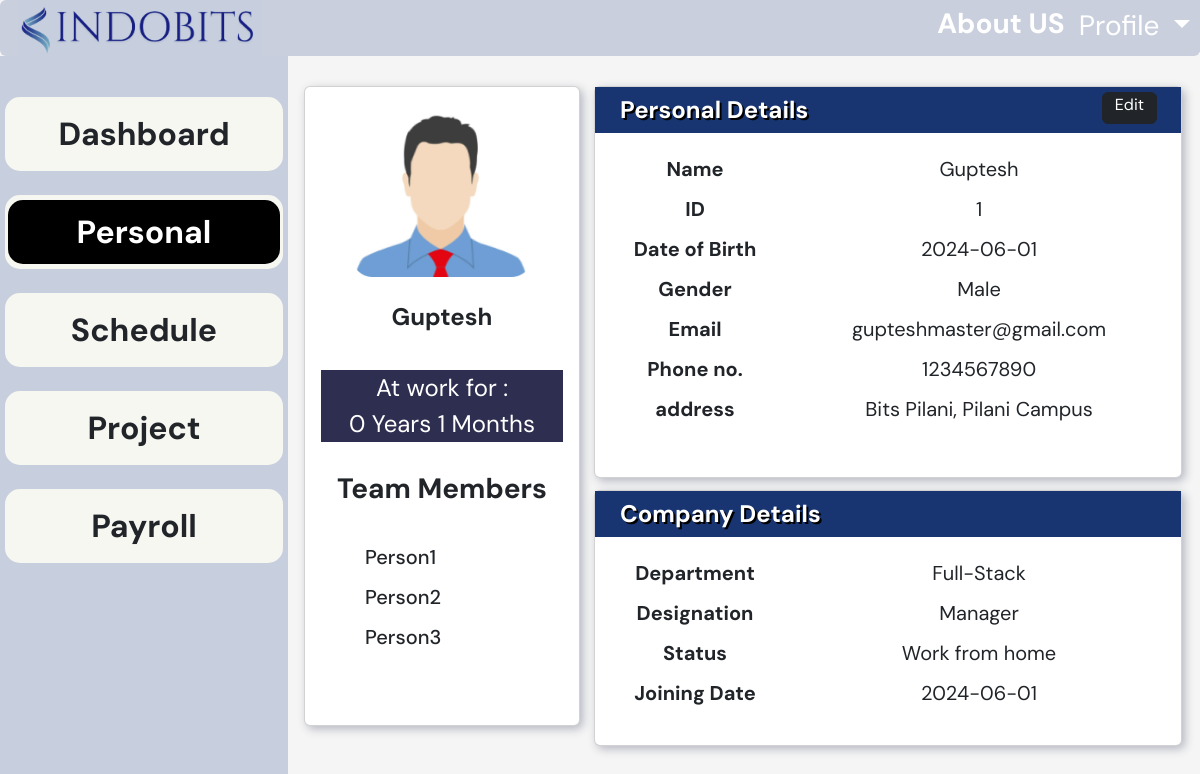
/Personal.php (signed in), run on the app's committed database.
### tables this page shows
CREATE TABLE `emp_depart` (
  `employee_id` int(11) NOT NULL,
  `department_id` int(11) NOT NULL,
  `designation` varchar(45) NOT NULL,
  `joining_date` date NOT NULL,
  `base_salary` int(11) NOT NULL
);

CREATE TABLE `employee` (
  `name` varchar(455) NOT NULL,
  `employee_id` int(11) NOT NULL,
  `login_id` varchar(45) NOT NULL,
  `password` varchar(45) NOT NULL,
  `dob` date NOT NULL,
  `gender` varchar(10) NOT NULL,
  `photo` varchar(45) NOT NULL,
  `phone_number` int(10) NOT NULL,
  `address` varchar(225) NOT NULL,
  `department_id` int(11) NOT NULL,
  `work_status` varchar(40) NOT NULL,
  `bank_name` varchar(45) NOT NULL,
  `account_number` int(16) NOT NULL,
  `ifsc_code` varchar(11) NOT NULL,
  `if_employee` tinyint(1) NOT NULL
);

CREATE TABLE `department` (
  `department_id` int(11) NOT NULL,
  `department_name` varchar(45) NOT NULL,
  `budget` int(10) NOT NULL,
  `manager` int(11) NOT NULL
);

### Personal.php (the view, shortened to what this page needs)
<?php session_start();
require_once('connection.php');
if (isset($_SESSION['employee_id'])) {
 ?>
<!DOCTYPE html>
<html>
<body>
<link rel="stylesheet" type="text/css" href="_CSS/bootstrap.css">
<link rel="stylesheet" type="text/css" href="CSS/styles.css?v=1.1">
<div>
	<div class="upperbar">
<?php require_once('Common/upperbar.php') ?>
	</div>
<div>
	<div class="left-sidebar">
<?php require_once('Common/left-sidebar.php') ?>
	</div>
<div class="mainscreen">
<br>
<div class="container text-center">
<div class="row">
<div class="col"><div class="col">
 <div class="card"id ="card1"  style="height: 80vh;">
 			<img class="card-img-top" src="Photo/image 5.png" alt="Card image cap">
	<div class="card-body">
		<?php
			$stat = "SELECT name, joining_date from employee join emp_depart on emp_depart.employee_id = employee.employee_id where employee.employee_id = ".$_SESSION['employee_id'];
			$quer = mysqli_query($conn, $stat);
			$res = mysqli_fetch_object($quer);
			$dt = date_create($res->joining_date);
		 ?>
				<h4 class="fw-bolder"><?php echo $res->name; ?></h4>
				<br>
				<span class="title">At work for : <br><?php  $diff = date_diff(date_create(date('Y-m-d')),$dt); echo $diff->format("%y Years %m Months"); ?></span>
				<br>
				<h3>Team Members<h3>
				<ul class="list-group" id="projectlist">
					<br>
			<li class="list-group-item">Person1</li>
			<li class="list-group-item">Person2</li>
			<li class="list-group-item">Person3</li>
		</ul>
	</div>
</div></div></div>
<div class="col">
	<div class="row">
	 <div class="card" id="card2" style="height: 49vh;">
	 	<span class="personalhead" id="personalhead2">	Personal Details
	 	<button type="submit" name="edit" style="position: absolute;
    right: 2vw;
    height: 4vh;
    padding-top: 0;"class="btn btn-dark" data-toggle="modal" data-target="#Modal2">Edit</button>
	 	</span>
	 	<div class="card-body">
				<?php
				$stat = "SELECT name, employee_id, dob, gender, login_id, phone_number, address from employee  where employee_id = ".$_SESSION['employee_id'];
				$quer = mysqli_query($conn, $stat);
				$res = mysqli_fetch_object($quer);
				$rows=array("Name"=>$res->name,"ID"=>$res->employee_id,"Date of Birth"=>$res->dob,"Gender"=>$res->gender,"Email"=>$res->login_id,"Phone no."=>$res->phone_number,"address"=>$res->address);
				?>
					<table style="width: 100%;">
				<?php
				foreach ($rows as $key => $value): ?>
					  <tr id="<?= $key ?>">
					    <th><?= $key ?></th>
					    <td><?= $value ?></td>
					  </tr>
					  <?php endforeach; ?>
					</table>
		</div>
	</div></div>
	<div class="row">
	 <div class="card" id="card2" style="height: 32vh;">
		<span class="personalhead" id="personalhead3"> Company Details </span>
	 	<div class="card-body">
				<?php
				$stat = "SELECT department_name, joining_date, designation, work_status from employee join emp_depart on emp_depart.department_id = employee.department_id join department on department.department_id = employee.department_id where employee.employee_id = ".$_SESSION['employee_id'];
				$quer = mysqli_query($conn, $stat);
				$row = mysqli_fetch_object($quer);
				$rows=array("Department"=>$row->department_name,"Designation"=>$row->designation,"Status"=>$row->work_status,"Joining Date"=>$row->joining_date);
				?>
					<table style="width: 100%;">
				<?php
				foreach ($rows as $key => $value): ?>
					  <tr id="<?= $key ?>">
					    <th><?= $key ?></th>
					    <td><?= $value ?></td>
					  </tr>
					  <?php endforeach; ?>
					</table>
		</div>
	</div>
</div>
</div>
</div>
</div>
</div>
</body>
</html>
<?php }
else{
	header('location:index.php');
}
?>

### Common/upperbar.php (shortened to what this page needs)
<ul id="up" class="list-group">
	<img id="logo" src="Photo/indo.png" alt="INDOBITS" style="float: left;">
	<li>About US</a></li>
<li>
	<div class="dropdown">
  <button class="btn btn-secondary dropdown-toggle" type="button" id="dropdownMenuButton1" data-bs-toggle="dropdown" aria-expanded="false"><span class="caret"></span>
   Profile
  </button>
</div></li>
</ul>

### Common/left-sidebar.php
<ul class="list-group" id = "side" >
	 <li class="iist-group-item"><a href="dashboard.php"class="list-group-item <?php if(basename($_SERVER['PHP_SELF'])=="dashboard.php"){echo "active";}
	  else {echo "";}?>">Dashboard</a>
  </li>
	<li class="iist-group-item"><a href="Personal.php"class="list-group-item <?php if(basename($_SERVER['PHP_SELF'])=="Personal.php"){echo "active";}
	  else {echo "";}?>">Personal</a>
  </li>
	<li class="iist-group-item"><a href="Schedule.php"class="list-group-item <?php if(basename($_SERVER['PHP_SELF'])=="Schedule.php"){echo "active";}
	  else {echo "";}?>">Schedule</a>
  </li>
	<li class="iist-group-item"><a href=""class="list-group-item <?php if(basename($_SERVER['PHP_SELF'])==""){echo "active";}
	  else {echo "";}?>">Project</a>
  </li>
	<li class="iist-group-item"><a href=""class="list-group-item <?php if(basename($_SERVER['PHP_SELF'])==""){echo "active";}
	  else {echo "";}?>">Payroll</a>
  </li>
</ul>

### CSS/styles.css (style rules this page uses)
h3 { font-size: 3.5vh; padding-bottom: 0vh; font-weight: 700; }
html { overflow: hidden; }
.left-sidebar { float: left; width: 24%; min-height: 100vh; max-height: 300vh; background-color:#c7cfdf; height: inherit(body); margin-right: 0px; }
.mainscreen { padding-left: 10px; float: right; width: 76%; height: auto; padding-right: 3vh; }
#side { padding-top: 10%; padding-left: 0px; width: 100%; list-style-type: none; }
#side li { padding: 5px 1%; border-radius: 15px; margin: 12px 5px; background-color: #f7f7f1; font-size: 4vh; font-weight: 700; text-align: center; }
a { cursor: pointer; text-decoration: none; color: inherit; }
body { font-family: 'DM sans'; margin: 0px; background-color: whitesmoke; }
#up { float: right; width: 100vw; padding: 0 0; margin:0px; background-color: #c9cfdd; text-align: right; display: inline-block; }
#up li { display: inline-flex; padding: 5 10px; font-size: 3.5vh; font-weight: bolder; color: white; background-color: inherit; }
.card { z-index: 1; height:39vh; margin: 0.5vw; font-size: 2.5vh; width: 23vw; box-shadow: 3px 3px 10px #b5b7c2; padding: 0; }
.col { padding: 0px; }
.row { flex-wrap: nowrap; }
#card1 { width:23vw; }
#card2 { width:49vw; }
.card-img-top { height:200px; width: 200px; padding: 10px; align-self: center; }
.list-group-item { border: none; }
#dropdownMenuButton1 { z-index: 1; background-color: inherit; font-size: inherit; border: none; padding: 5px 10px; }
.list-group-item { background-color: transparent; color: inherit; }
.list-group-item.active { background-color: black; padding: none; border-radius: none; }
#logo { height: 4.5vw; scale: 1.3; margin-top: 2px; margin-left: 4xpx; padding-inline-start: 40px; }
table { width: 100%; }
tr { font-size: 3vh; width:fit-content; }
td { padding-left: 15px; width: inherit; font-size: 2.5vh; font-size: ; }
th { width: 14vw; font-size: 2.5vh; padding:5px; background-color: transparent; }
.personalhead { background-color: #183572; width: auto; padding-top: 5px; padding-right: 10px; padding-bottom: 5px; font-size: 3vh; font-weight: 700; color: white; text-shadow: 2px 2px #000000; text-align: center; }
#personalhead2 { display: flex; padding-left: 25px }
#personalhead3 { display: flex; padding-left: 25px }
.text-center { margin-left: 0; }
.title { background-color: #2e2e50; display: grid; color: white; font-size: 3vh; }
#projectlist { text-align: left; font-size: 2.5vh;font-weight: 500;padding-left: 1vw; }
#projectlist li { margin-left: 2vh; }

### data on the page
emp_depart: employee_id.name "Guptesh", joining_date "0 Years 1 Months", designation "Manager", joining_date "2024-06-01"
employee: name "Guptesh", employee_id "1", dob "2024-06-01", gender "Male", login "gupteshmaster@gmail.com", phone_number "1234567890", address "Bits Pilani, Pilani Campus", work_status "Work from home"
department: department_name "Full-Stack"

### other printed values
$key "Name"
$key "ID"
$key "Date of Birth"
$key "Gender"
$key "Email"
$key "Phone no."
$key "address"
$key "Department"
$key "Designation"
$key "Status"
$key "Joining Date"
